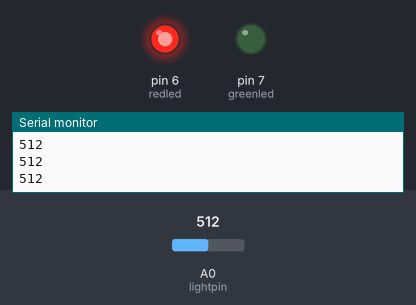
This sketch was run on a simulated Arduino Uno, built with avr-gcc and run on an emulated ATmega328P. Shown: output pins drawn as LEDs (lit = HIGH), the last lines printed to the serial monitor. The test bench sets the inputs (shaded band); at power-on: A0 (lightpin) = 512.

Above: at 1.2 s.
1.3 s: A0 (lightpin) set to 489
At 1.9 s:
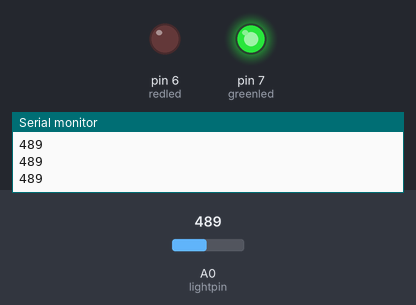
2.8 s: A0 (lightpin) set to 510
At 3.2 s:
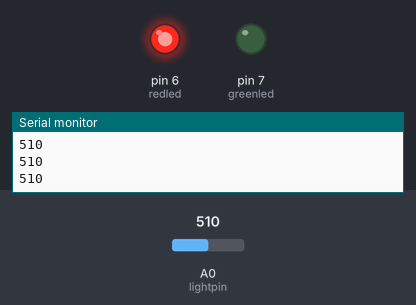
4.3 s: A0 (lightpin) set to 490
At 5.5 s:
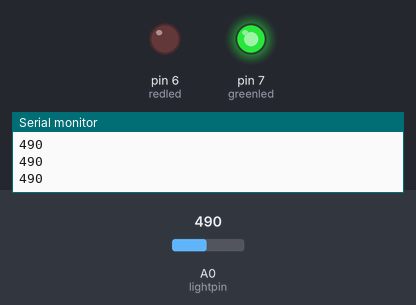
Timing chart, 0 to 7.3 s (numbered marks = the images above; inputs shaded):
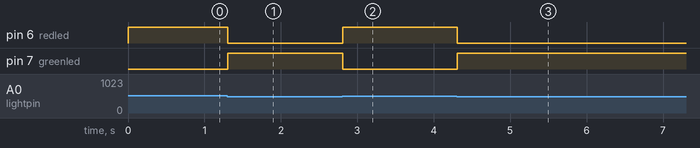

Measured:
- the behaviour switches between 500 and 499 on A0 (lightpin) (found by bisection; images 0 and 1)
- after the input at 1.3 s, pin 6 (redled): HIGH → LOW at once; pin 7 (greenled): LOW → HIGH at once
- after the input at 2.8 s, pin 6 (redled): LOW → HIGH at once; pin 7 (greenled): HIGH → LOW at once
- after the input at 4.3 s, pin 6 (redled): HIGH → LOW at once; pin 7 (greenled): LOW → HIGH at once

The sketch:

exercicio_fotoresistor1.ino
```cpp
int lightpin = A0;
int lightval;
int redled = 6;
int greenled = 7;
int dt = 500;
void setup()
{
  pinMode(lightpin, INPUT);
  pinMode(redled, OUTPUT);
  pinMode(greenled, OUTPUT);
  Serial.begin(9600);
}

void loop()
{
	lightval = analogRead(lightpin);
  	Serial.println(lightval);
  if (lightval < 500){
  	digitalWrite(greenled, HIGH);
    digitalWrite(redled, LOW);
  }
  if (lightval >= 500) {
   	digitalWrite(greenled, LOW);
    digitalWrite(redled, HIGH);
  }
}
```
